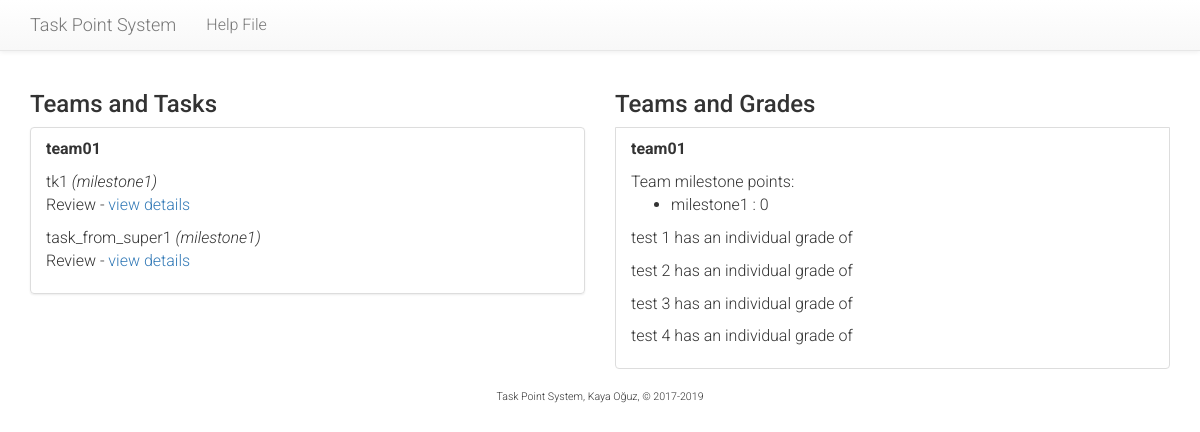
Before: /tasks/view-all-teams/ (signed in) with the older database file.
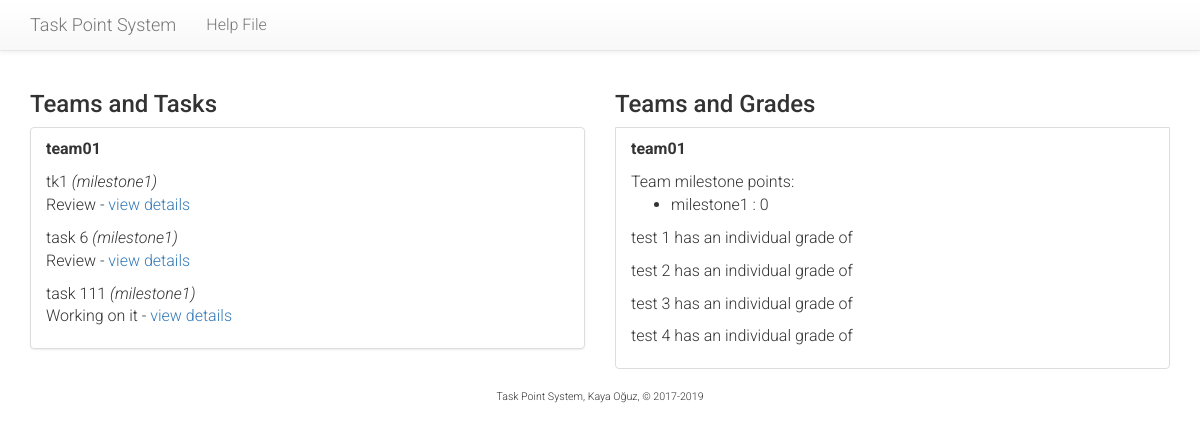
After: the same page with the newer database file.
### tasks/models.py (models this page shows, shortened)
class Team(models.Model):
    course = models.ForeignKey(Course, on_delete=models.CASCADE)
    name = models.CharField("Team Name", max_length=128)
    github = models.CharField("Git Page", max_length=256, null=True)
    supervisor = models.ForeignKey(Supervisor, on_delete=models.SET_NULL, blank=True, null=True)
    team_size = models.PositiveSmallIntegerField("Team size", default=4, validators=[MaxValueValidator(99), MinValueValidator(1)])
    def get_all_task_points(self, m):
        p = 0
        for task in self.task_set.all().filter(milestone=m):
            p = p + task.get_points()
        return p
    def get_all_accepted_points(self, m):
        p = 0
        for task in self.task_set.all().filter(milestone=m):
            if task.status == 5:
                p = p + task.get_points()
        return p
    def get_milestone_list(self):
        milestone_list = {}
        for m in self.course.milestone_set.all():
            milestone_list[m.name] = self.get_team_grade(m)
        return milestone_list
    def get_team_grade(self, m):
        g = 0
        if self.get_all_task_points(m) > 0:
            g = round((self.get_all_accepted_points(m) / self.get_all_task_points(m)) * 100)
        return g

class Task(models.Model):
    PRIORITY = (
        (3, 'Urgent'),
        (2, 'Planned'),
        (1, 'Low'),
    )
    DIFFICULTY = (
        (3, 'Difficult'),
        (2, 'Normal'),
        (1, 'Easy'),
    )
    STATUS = (
        (1, "Review"),
        (2, "Working on it"),
        (3, "Waiting for review"),
        (4, "Waiting for supervisor grade"),
        (5, "Rejected"),
        (6, "Accepted"),
    )
    milestone = models.ForeignKey(Milestone, on_delete=models.CASCADE)
    creator = models.ForeignKey(User, related_name='creator', on_delete=models.SET_NULL, blank=True, null=True)
    assignee = models.ForeignKey(
        Developer,
        on_delete=models.CASCADE,
        related_name='assignee',
        verbose_name="Assigned to"
    )
    team = models.ForeignKey(Team, on_delete=models.CASCADE)
    title = models.CharField("Brief task name", max_length=256)
    description = models.TextField("Description")
    due = models.DateField("Due Date", validators=[past_date_validator])
    date = models.DateTimeField("Created on", auto_now_add=True)
    completed = models.DateTimeField("Completed on", auto_now=True, blank=True, null=True)
    priority = models.PositiveSmallIntegerField("Priority", choices=PRIORITY, default=2)
    difficulty = models.PositiveSmallIntegerField("Difficulty", choices=DIFFICULTY, default=2)
    modifier = models.PositiveSmallIntegerField(
        "Modifier",
        default=3,
        validators=[MaxValueValidator(5), MinValueValidator(1)]
    )
    status = models.PositiveSmallIntegerField("Status", choices=STATUS, default=1)
    valid = models.BooleanField("Is Valid", default=False)
    def get_points(self):
        return (self.difficulty*self.priority)+self.modifier

class Milestone(models.Model):
    course = models.ForeignKey(Course, on_delete=models.CASCADE)
    name = models.CharField("Milestone", max_length=128)
    description = models.TextField("Milestone details")
    weight = models.PositiveSmallIntegerField(
        "Weight",
        default=10,
        validators=[MaxValueValidator(100), MinValueValidator(1)]
    )
    due = models.DateField("Due Date")

class Developer(models.Model):
    id = models.CharField("ID", max_length=12, primary_key=True)
    user = models.OneToOneField(User, on_delete=models.CASCADE)
    team = models.ForeignKey(Team, on_delete=models.SET_NULL, blank=True, null=True)
    def __str__(self):
        return self.get_name()
    def get_name(self):
        return self.user.first_name + " " + self.user.last_name

### tasks/views.py (the view)
@login_required
def view_all_teams(request):
    if not request.user.is_superuser:
        leave_site(request)
        return HttpResponseRedirect('/tasks/')
    context = {
        'page_title': 'All teams and their points',
        'teams': Team.objects.all(),
        'developers': Developer.objects.all(),
        'milestones': Milestone.objects.all(),
    }
    return render(request, 'tasks/view_all_teams.html', context)

### tasks/templates/tasks/view_all_teams.html (shortened to what this page needs)
{% extends "tasks/base.html" %}
{% block leftcontent %}
<h3>Teams and Tasks</h3>
<ul class="list-group">
{% for team in teams %}
  <li class="list-group-item">
    <p><b>{{ team.name }}</b></p>
    {% for t in team.task_set.all %}
      <p>{{ t.title }} <i>({{t.milestone.name}})</i><br />
        {{t.get_status_display}} - <a href="{% url 'tasks:view-task' t.id %}">view details</a></p>
    {% endfor %}
  </li>
{% endfor %}
</ul>
{% endblock %}
{% block rightcontent %}
<h3>Teams and Grades</h3>
{% for team in teams %}
  <li class="list-group-item">
    <p><b>{{ team.name }}</b></p>
    Team milestone points:
    <ul>
    {% for m, g in team.get_milestone_list.items %}
      <li> {{ m }} : {{ g }}</li>
    {% endfor %}
    </ul>
    {% for d in team.developer_set.all %}
      <p>{{ d }} has an individual grade of {{ d.getProjectGrade }}</p>
    {% endfor %}
  </li>
{% endfor %}
{% endblock %}

Changed rows visible on the page:
removed Task: title "task_from_super1", milestone.name "milestone1", status "Review"
added Task: title "task 6", milestone.name "milestone1", status "Review"
added Task: title "task 111", milestone.name "milestone1", status "Working on it"
